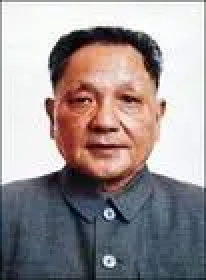
#> input picture face/image_database/dengxiaoping.jpg, 103 x 140 px, given as the content of the folder D:/dataset/classification/flip/image/000, which was not available (shown 2 times larger)
$ python make_flip_image.py
#> lines starting #> are read from the running program, lines starting #| are printed output that depends on the picture; pictures that were not available may be replaced by others from this repository, and a replacement may not be noted
#> further down, image is the input picture: shape (140, 103, 3); mean B, G, R 148.8, 148.1, 156.6
# 制作翻转的图片，同时创建它们的标签，用于检测图片是否翻转的4分类任务
import os
import cv2
import tqdm
import random
import argparse
from scipy import ndimage

# -------------------------------------------------------------------------------------------------------------------- #
# 设置
parser = argparse.ArgumentParser()
parser.add_argument('--image_path', default=r'D:\dataset\classification\flip\image\000', type=str)
parser.add_argument('--save_path', default=r'D:\dataset\classification\flip\image', type=str)
parser.add_argument('--file_path', default=r'D:\dataset\classification\flip', type=str)
parser.add_argument('--add0', default=True, type=bool, help='|增加色彩变换|')
parser.add_argument('--add1', default=True, type=bool, help='|增加角度倾斜变换|')
parser.add_argument('--divide', default=r'9,1', type=str)
args = parser.parse_args()


# -------------------------------------------------------------------------------------------------------------------- #
# 程序
def resize(image, max_h=1000):  # 用于缩小图片大小，max_h为最大高度
#> called with max_h = 1000
    h, w, _ = image.shape
#> h = 140; w = 103
    h1 = max_h
    w1 = int(h1 / h * w)
#> w1 = 735
    if h > h1:
        image = cv2.resize(image, (w1, h1))
    return image


def left(image):  # 逆时针转90度
    image = cv2.transpose(image)
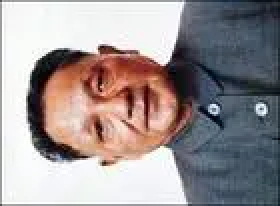
#> image: shape (103, 140, 3) (shown 2 times larger); mean of channels 0, 1, 2 148.8, 148.1, 156.6; drawn as B, G, R
    image = cv2.flip(image, 0)
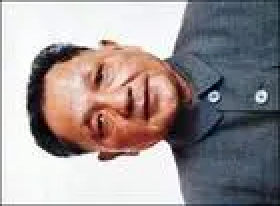
#> image: shape (103, 140, 3) (shown 2 times larger); mean of channels 0, 1, 2 148.8, 148.1, 156.6; drawn as B, G, R
    return image


def right(image):  # 顺时针转90度
    image = cv2.transpose(image)
    image = cv2.flip(image, 1)
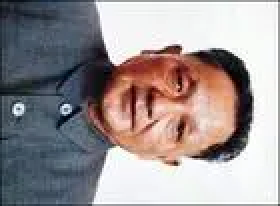
#> image: shape (103, 140, 3) (shown 2 times larger); mean of channels 0, 1, 2 148.8, 148.1, 156.6; drawn as B, G, R
    return image


def flip(image):  # 顺时针转180度
    image = cv2.flip(image, -1)
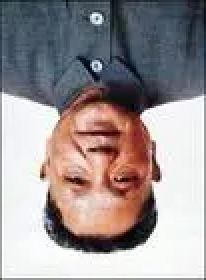
#> image: shape (140, 103, 3) (shown 2 times larger); mean of channels 0, 1, 2 148.8, 148.1, 156.6; drawn as B, G, R
    return image


def rotate(image):
    image = ndimage.rotate(image, random.randint(-2, 2))  # 逆时针旋转几度
    return image


if __name__ == '__main__':
    if not os.path.exists(args.save_path + '/270'):
        os.makedirs(args.save_path + '/270')
    if not os.path.exists(args.save_path + '/090'):
        os.makedirs(args.save_path + '/090')
    if not os.path.exists(args.save_path + '/180'):
        os.makedirs(args.save_path + '/180')
    path_list = os.listdir(args.image_path)
    path_list = [f'{args.image_path}/{_}' for _ in path_list]
    A_list = []
    B_list = []
    C_list = []
    D_list = []
    for i, image_path in enumerate(tqdm.tqdm(path_list)):
        image = cv2.imread(image_path)
        image = resize(image)
        image_left = left(image)
        image_right = right(image)
        image_flip = flip(image)
        index = str(i).rjust(3, '0')
        save_left = args.save_path + f'/270/{index}_left.jpg'
        save_right = args.save_path + f'/090/{index}_right.jpg'
        save_flip = args.save_path + f'/180/{index}_flip.jpg'
        cv2.imwrite(save_left, image_left)
        cv2.imwrite(save_right, image_right)
        cv2.imwrite(save_flip, image_flip)
        A_list.append(image_path + ' 0\n')
        B_list.append(save_left + ' 3\n')
        C_list.append(save_right + ' 1\n')
        D_list.append(save_flip + ' 2\n')
        # 色彩变换
        if args.add0:
            A_rgb = cv2.cvtColor(image, cv2.COLOR_RGB2BGR)
            B_rgb = cv2.cvtColor(image_left, cv2.COLOR_RGB2BGR)
            C_rgb = cv2.cvtColor(image_right, cv2.COLOR_RGB2BGR)
            D_rgb = cv2.cvtColor(image_flip, cv2.COLOR_RGB2BGR)
            A_rgb_path = image_path.split('.')[0] + '_bgr.jpg'
            B_rgb_path = args.save_path + f'/270/{index}_left_bgr.jpg'
            C_rgb_path = args.save_path + f'/090/{index}_right_bgr.jpg'
            D_rgb_path = args.save_path + f'/180/{index}_flip_bgr.jpg'
            cv2.imwrite(A_rgb_path, A_rgb)
            cv2.imwrite(B_rgb_path, B_rgb)
            cv2.imwrite(C_rgb_path, C_rgb)
            cv2.imwrite(D_rgb_path, D_rgb)
            A_list.append(A_rgb_path + ' 0\n')
            B_list.append(B_rgb_path + ' 3\n')
            C_list.append(C_rgb_path + ' 1\n')
            D_list.append(D_rgb_path + ' 2\n')
        # 角度变换
        if args.add1:
            A_rotate = rotate(image)
#> in rotate, `image = ndimage.rotate(image, random.randint(-2, 2))`:
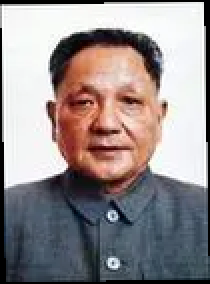
#> image: shape (142, 105, 3) (shown 2 times larger); mean of channels 0, 1, 2 141.9, 141.3, 149.6; drawn as B, G, R
            B_rotate = rotate(image_left)
#> in rotate (call 2), `image = ndimage.rotate(image, random.randint(-2, 2))`:
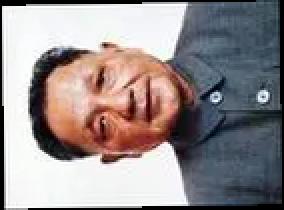
#> image: shape (105, 142, 3) (shown 2 times larger); mean of channels 0, 1, 2 141.9, 141.3, 149.6; drawn as B, G, R
            C_rotate = rotate(image_right)
#> in rotate (call 3), `image = ndimage.rotate(image, random.randint(-2, 2))`:
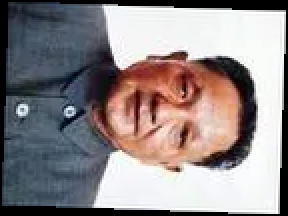
#> image: shape (108, 144, 3) (shown 2 times larger); mean of channels 0, 1, 2 136.1, 135.5, 143.5; drawn as B, G, R
            D_rotate = rotate(image_flip)
            A_rotate_path = image_path.split('.')[0] + '_rotate.jpg'
            B_rotate_path = args.save_path + f'/270/{index}_left_rotate.jpg'
            C_rotate_path = args.save_path + f'/090/{index}_right_rotate.jpg'
            D_rotate_path = args.save_path + f'/180/{index}_flip_rotate.jpg'
            cv2.imwrite(A_rotate_path, A_rotate)
            cv2.imwrite(B_rotate_path, B_rotate)
            cv2.imwrite(C_rotate_path, C_rotate)
            cv2.imwrite(D_rotate_path, D_rotate)
            A_list.append(A_rotate_path + ' 0\n')
            B_list.append(B_rotate_path + ' 3\n')
            C_list.append(C_rotate_path + ' 1\n')
            D_list.append(D_rotate_path + ' 2\n')
    a, b = list(map(int, args.divide.split(',')))
    data_len = len(A_list)
    random.shuffle(A_list)
    random.shuffle(B_list)
    random.shuffle(C_list)
    random.shuffle(D_list)
    train_number = int(data_len * a / (a + b))
    val_number = int(data_len * b / (a + b))
    with open(args.file_path + '/train.txt', 'w', encoding='utf-8') as f:
        f.writelines(A_list[0:train_number])
        f.writelines(B_list[0:train_number])
        f.writelines(C_list[0:train_number])
        f.writelines(D_list[0:train_number])
    with open(args.file_path + '/val.txt', 'w', encoding='utf-8') as f:
        f.writelines(A_list[0:val_number])
        f.writelines(B_list[0:val_number])
        f.writelines(C_list[0:val_number])
        f.writelines(D_list[0:val_number])

$ run again, on insightface-master/Predict/test/xijinping0_1.jpg
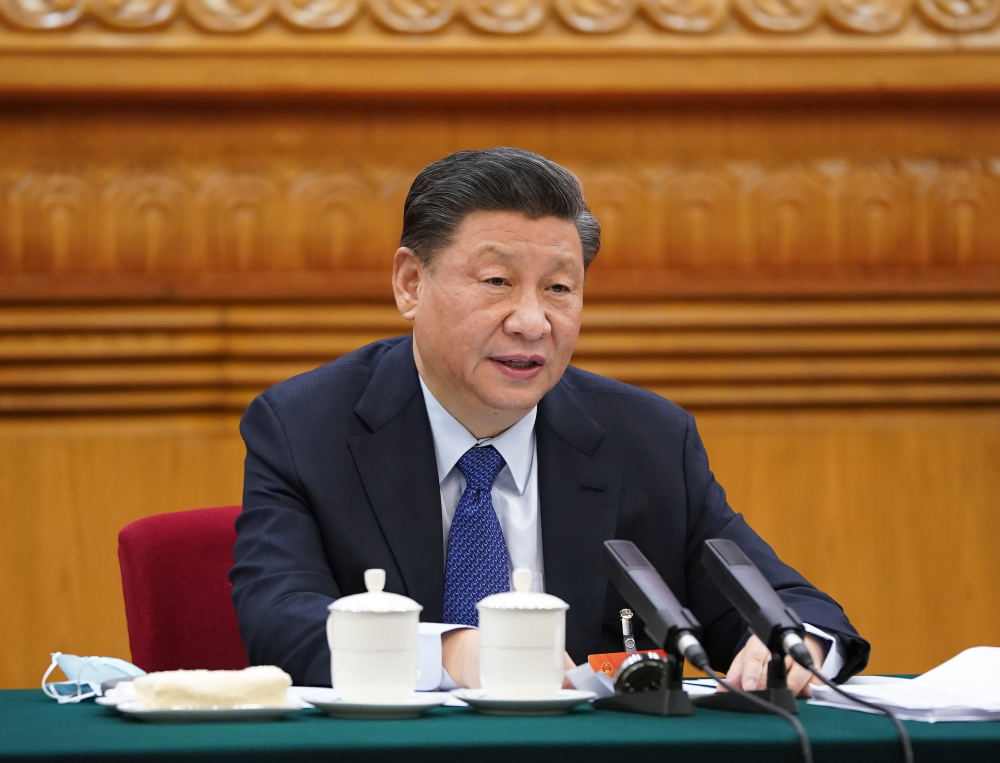
#> input picture insightface-master/Predict/test/xijinping0_1.jpg, 4000 x 3051 px, given as the content of the folder D:/dataset/classification/flip/image/000, which was not available (shown at 1/4 size)
#> image is the input picture: shape (3051, 4000, 3); mean B, G, R 58.4, 93.3, 132.8
#> in rotate (call 2), `image = ndimage.rotate(image, random.randint(-2, 2))`:
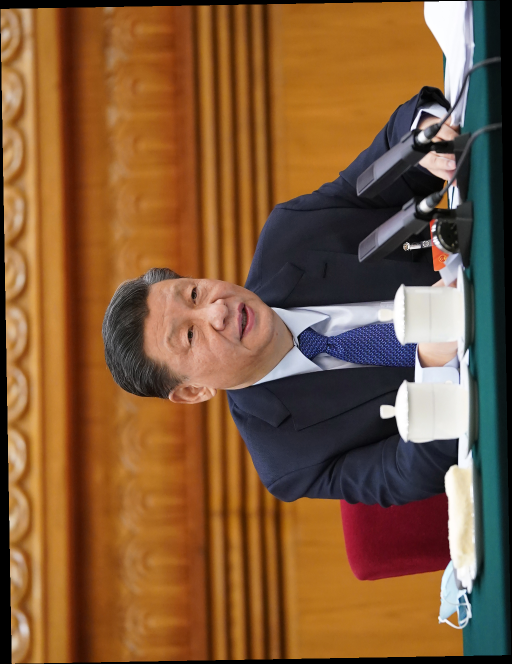
#> image: shape (1328, 1023, 3) (shown at 1/2 size); mean of channels 0, 1, 2 56.2, 89.8, 127.9; drawn as B, G, R
#> in rotate (call 3), `image = ndimage.rotate(image, random.randint(-2, 2))`:
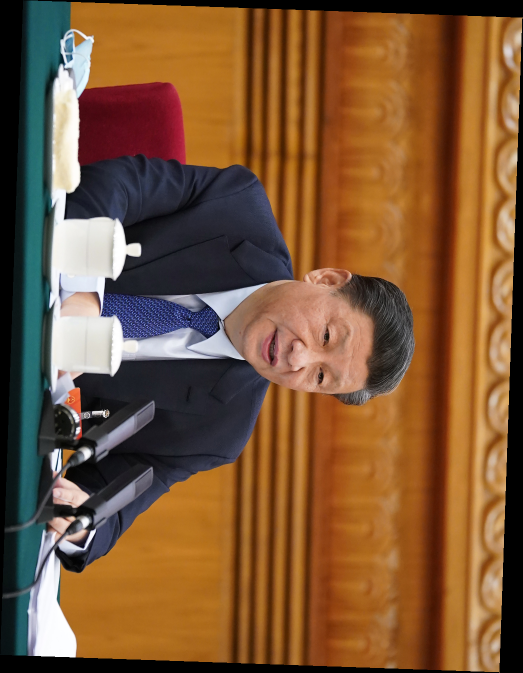
#> image: shape (1345, 1045, 3) (shown at 1/2 size); mean of channels 0, 1, 2 54.3, 86.8, 123.6; drawn as B, G, R
